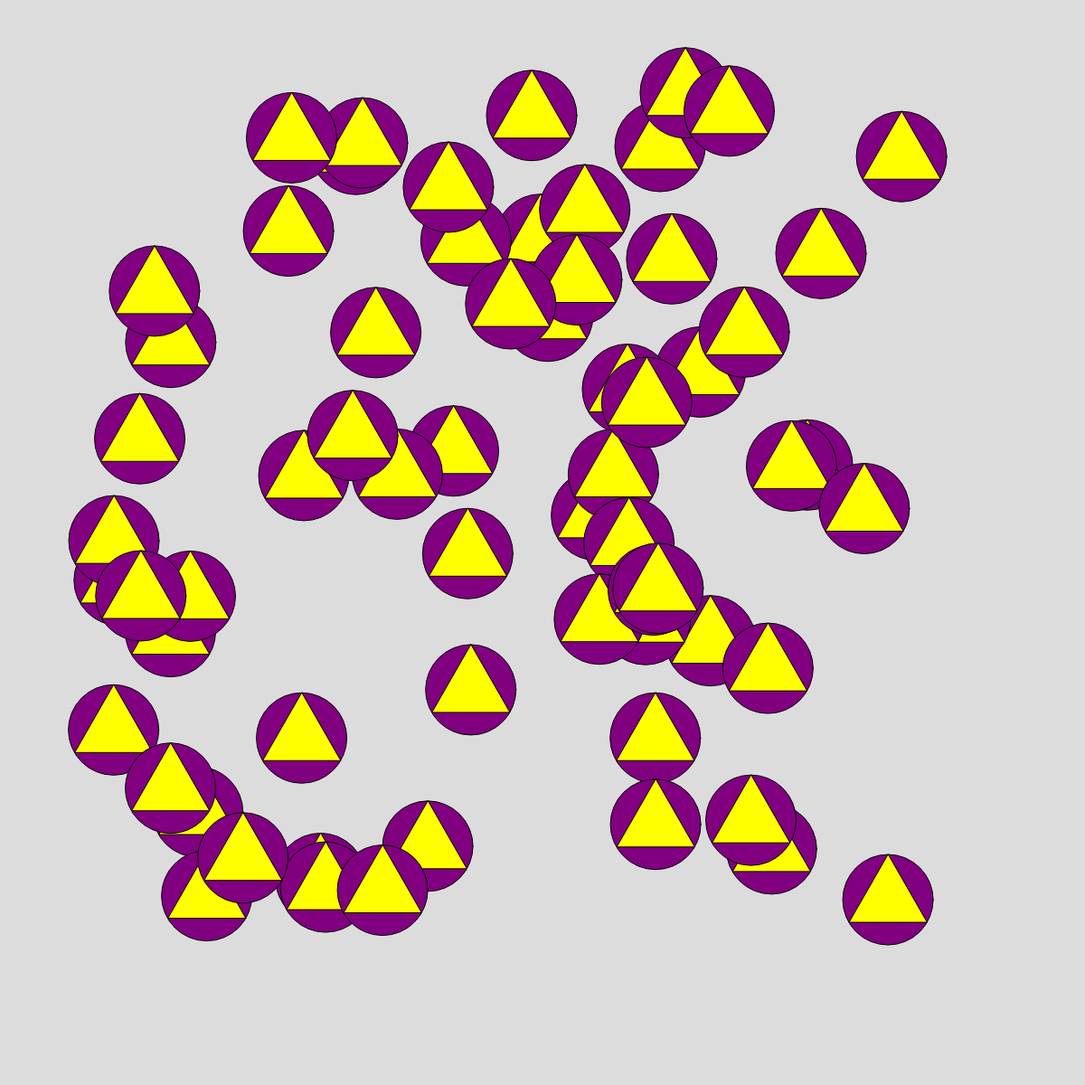
Frame 1 (no input)
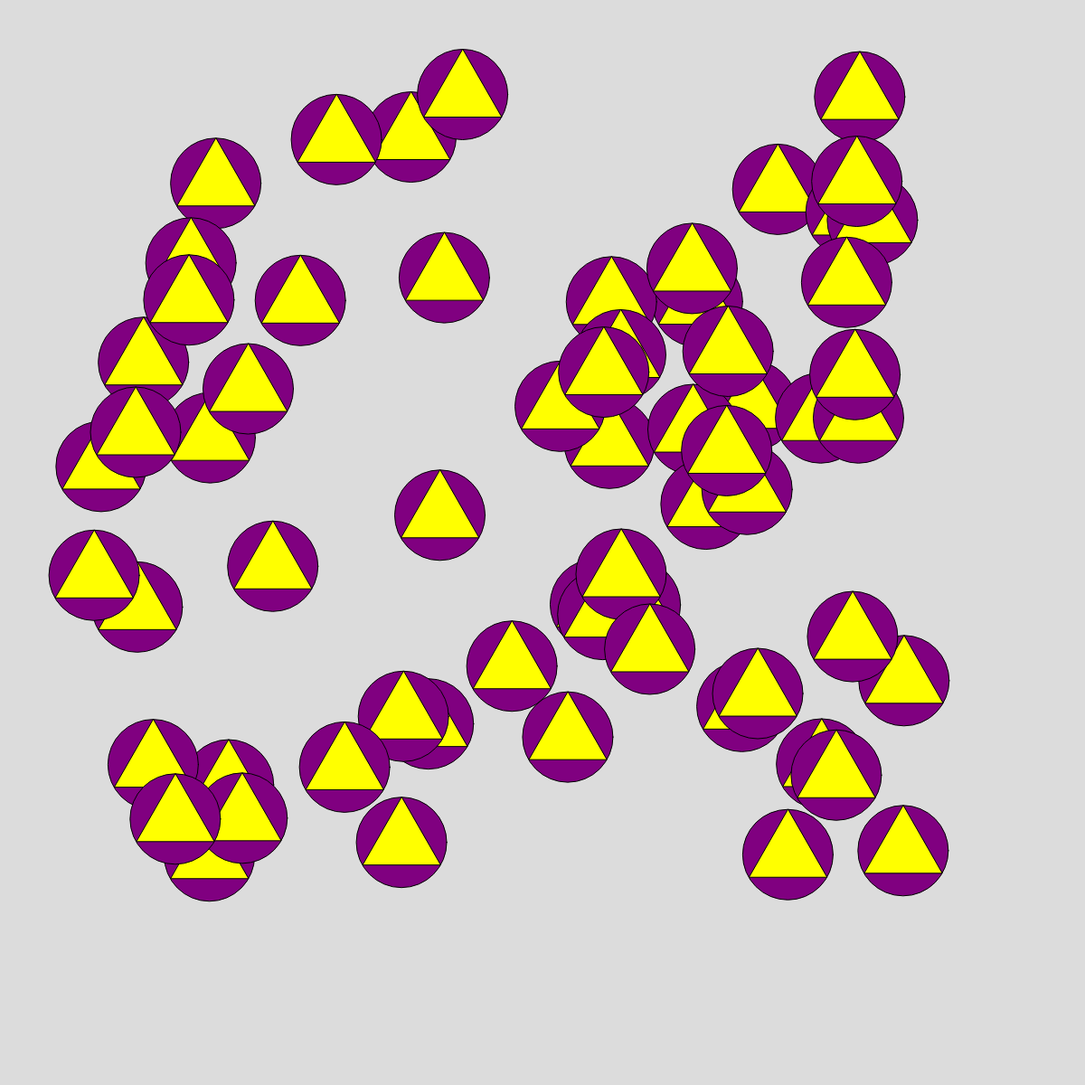
Frame 2 (the mouse pressed at the canvas centre, redrawn once)

The p5.js sketch that drew these frames (run headless with seeded random() and noise() and a simulated clock; the mouse was pressed at the canvas centre and the sketch redrawn once):

// p5.js sketch
// ── sketch.js
function setup() {
  createCanvas(1200, 1200);
  noLoop();
}

function draw() {
  background(220);
  translate(100,100);
   for(let x=0; x<8;x++){
     for(let y=0;y<8;y++){
      let r1 = random(0, 9);
      let r2 = random(0, 9);
      push();
      translate(r1 * 100, r2 * 100);
      fill("purple");
      ellipse(0,0,100,100);
      fill("yellow");
      triangle(0,-50,-43,25,43,25);
      pop();
     }
  }
}
